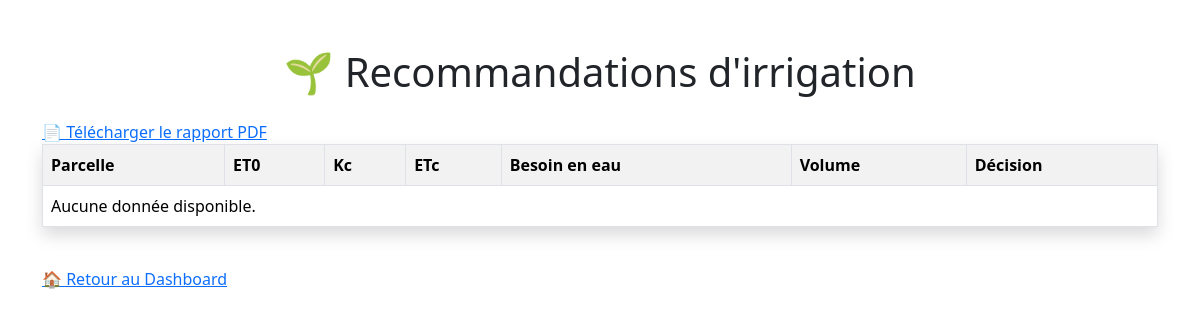
/recommandations/, run on an earlier commit of the app's database.
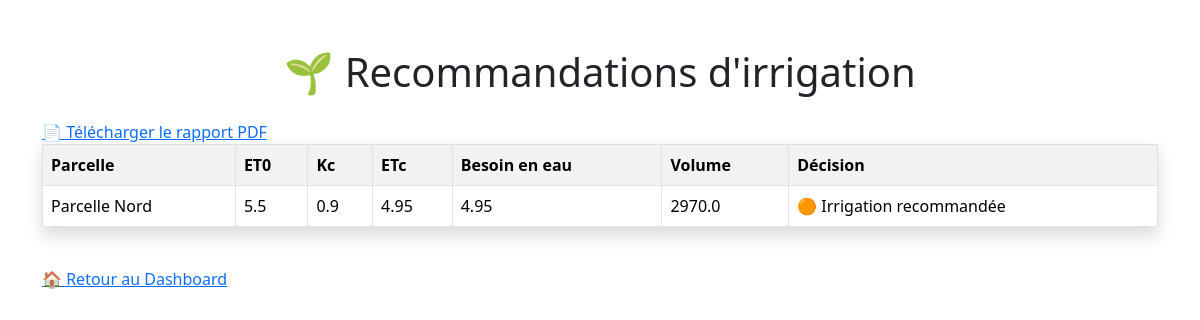
And on a later commit of the database.
### irrigation/models.py (models this page shows, shortened)
class Parcelle(models.Model):
    code = models.CharField(max_length=20)
    nom = models.CharField(max_length=100)
    surface = models.FloatField()
    type_sol = models.CharField(max_length=50)
    reserve_max = models.FloatField()
    reserve_actuelle = models.FloatField()
    seuil_minimum = models.FloatField()
    localisation = models.CharField(max_length=100)

class Meteo(models.Model):
    date = models.DateField()
    temperature = models.FloatField()
    humidite = models.FloatField()
    vent = models.FloatField()
    rayonnement = models.FloatField()
    precipitation = models.FloatField()
    eto = models.FloatField()

class Culture(models.Model):
    parcelle = models.ForeignKey(Parcelle, on_delete=models.CASCADE)
    nom = models.CharField(max_length=100)
    date_plantation = models.DateField()
    stade = models.CharField(max_length=50)
    kc = models.FloatField()

### irrigation/views.py (the view)
# urls.py: path('recommandations/', views.recommandations, name='recommandations'),
def recommandations(request):
    parcelles = Parcelle.objects.all()
    cultures = Culture.objects.all()
    meteos = Meteo.objects.all()
    resultats = []
    if cultures.exists() and meteos.exists():
       meteo = meteos.last()
       for culture in cultures:
           etc = meteo.eto * culture.kc
           besoin = etc - meteo.precipitation
           if besoin < 0:
              besoin = 0
           volume = culture.parcelle.surface * besoin * 10
           if besoin == 0:
              decision = "🟢 Pas d'irrigation nécessaire"
           elif besoin < 3:
              decision = "🟡 Irrigation légère recommandée"
           elif besoin < 6:
              decision = "🟠 Irrigation recommandée"
           else:
              decision = "🔴 Irrigation urgente"
           resultats.append({
              'parcelle': culture.parcelle.nom,
              'eto': meteo.eto,
              'kc': culture.kc,
              'etc': round(etc, 2),
              'besoin': round(besoin, 2),
              'volume': round(volume, 2),
              'decision': decision,
        })
    return render(
        request,
        'irrigation/recommandations.html',
        {'resultats': resultats}
    )

### irrigation/templates/irrigation/recommandations.html (shortened to what this page needs)
<!DOCTYPE html>
<html>
<head>
    <link href="https://cdn.jsdelivr.net/npm/bootstrap@5.3.7/dist/css/bootstrap.min.css" rel="stylesheet">
</head>
<body>
  <div class="container mt-5">
<table class="table table-striped table-bordered table-hover shadow">
<h1 class="text-center mb-4">🌱 Recommandations d'irrigation</h1>
<a href="/export-pdf/">
    📄 Télécharger le rapport PDF
</a>
        <th>Parcelle</th>
        <th>ET0</th>
        <th>Kc</th>
        <th>ETc</th>
        <th>Besoin en eau</th>
        <th>Volume</th>
        <th>Décision</th>
    {% for resultat in resultats %}
    <tr>
        <td>{{ resultat.parcelle }}</td>
        <td>{{ resultat.eto }}</td>
        <td>{{ resultat.kc }}</td>
        <td>{{ resultat.etc }}</td>
        <td>{{ resultat.besoin }}</td>
        <td>{{ resultat.volume }}</td>
        <td>{{ resultat.decision }}</td>
    </tr>
    {% empty %}
    <tr>
        <td colspan="7">Aucune donnée disponible.</td>
    </tr>
    {% endfor %}
</table>
<br>
<a href="/">🏠 Retour au Dashboard</a>
</div>
</body>
</html>

What changed in the data, as far as the page shows it:
now on this page (row unchanged): Parcelle: parcelle "Parcelle Nord"
now on this page (row unchanged): Meteo: eto "5.5"
added Culture: kc "0.9"
Also different on the page:
new list line: "4.95 4.95 2970.0 🟠 Irrigation recommandée"
text no longer shown: "Aucune donnée disponible."
